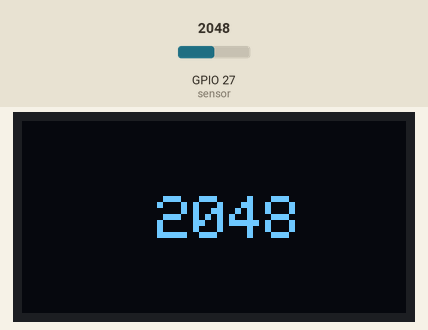
Simulated run of this sketch. Board: ESP32. Parts: 128×64 one-colour display. Inputs (shaded band) come from the test bench; at power-on: GPIO 27 (sensor) = 2048.

Above: at 1.3 s.
1.4 s: GPIO 27 (sensor) set to 2866
At 2.7 s:
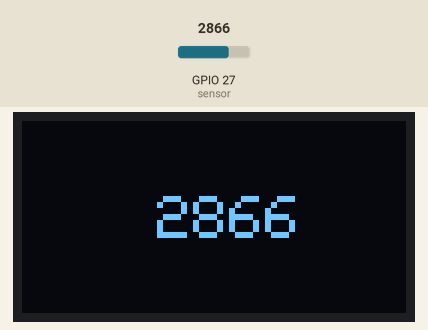
3.1 s: GPIO 27 (sensor) set to 3603
At 4.4 s:
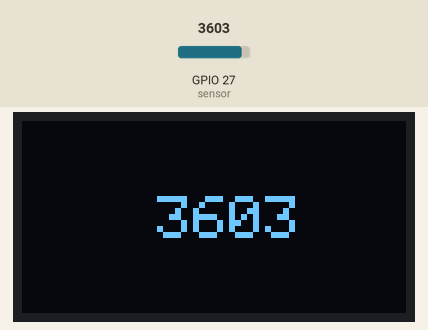
4.7 s: GPIO 27 (sensor) set to 4095
At 5.9 s:
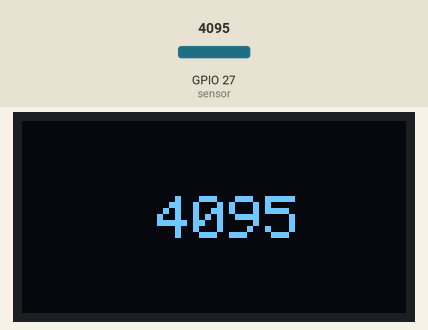
Timing chart, 0 to 7.7 s (numbered marks = the images above; inputs shaded):
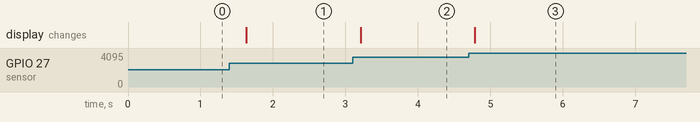

The sketch:

light-sensor-oled-ssd1306.ino
```cpp
#include <Wire.h>
#include <Adafruit_SSD1306.h>

// Pengecekan setting ukuran OLED pada library
#if (SSD1306_LCDHEIGHT != 64) // 128x64 pixel
#error("Height incorrect, please fix Adafruit_SSD1306.h!");
#endif

// Pin I2C
#define I2C_SDA 33
#define I2C_SCL 32

// Address I2C OLED
#define OLED_ADDR 0x3C

// Deklarasi object untuk OLED display
Adafruit_SSD1306 oled;

void setup()
{
  // Inisialisasi pin I2C
  Wire.begin(I2C_SDA, I2C_SCL, 400000);

  // Inisialisasi OLED
  oled.begin(SSD1306_SWITCHCAPVCC, OLED_ADDR);
  // Membersihkan memory OLED
  oled.clearDisplay();
}

void loop()
{
  // Membaca nilai LDR
  int light_sensor = analogRead(27); // Nilai sensor LDR

  // Menampilkan nilai sensor cahaya pada OLED
  oled.clearDisplay();
  oled.setTextSize(2);
  oled.setTextColor(WHITE);
  oled.setCursor(45, 25);
  oled.print(light_sensor);
  oled.display();

  delay(500);
}
```

Measured:
- after the input at 1.4 s, the display: changes after 0.23 s (image 1)
- after the input at 3.1 s, the display: changes after 0.11 s (image 2)
- after the input at 4.7 s, the display: changes after 0.09 s (image 3)
